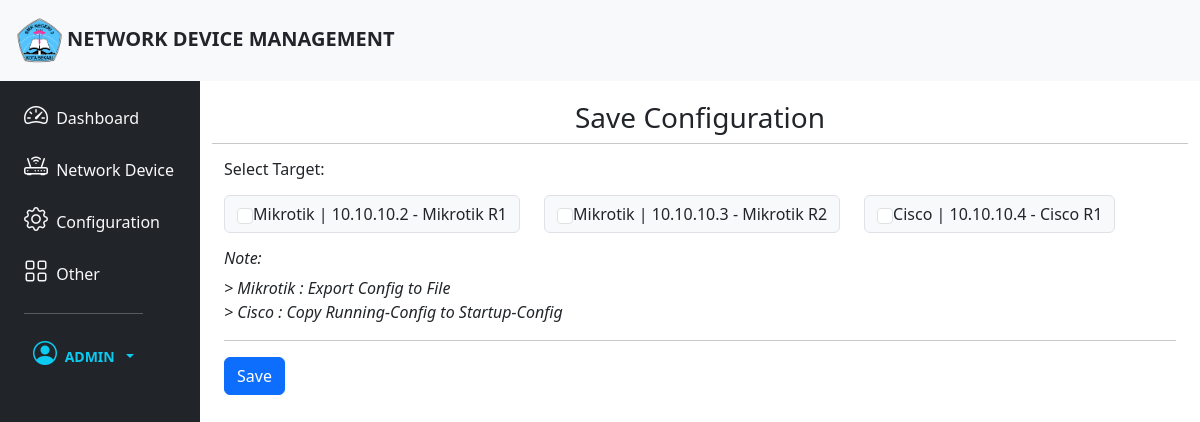
The page /saveconfig/ (signed in) on the database as committed earlier.
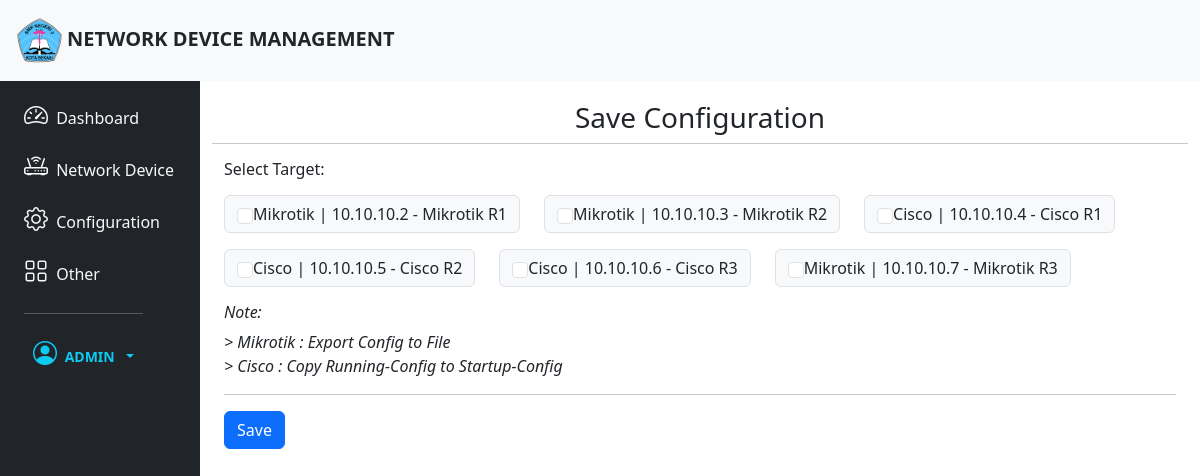
The same page on the database as committed later.
### NetworkManager/models.py (models this page shows, shortened)
class Device(models.Model):
    IP_address = models.CharField(max_length=255)
    hostname = models.CharField(max_length=255)
    username = models.CharField(max_length=255)
    password = models.CharField(max_length=255, blank=True)
    SSH_port = models.IntegerField(default=22)
    CHOOSE_VENDOR= (
        ('mikrotik', 'Mikrotik'),
        ('cisco', 'Cisco')
    )
    vendor = models.CharField(max_length=255, choices= CHOOSE_VENDOR, blank=True)
    TYPE_CHOICES = (
        ('router', 'Router'),
        ('switch', 'Switch')
    )
    device_type = models.CharField(max_length=255, choices=TYPE_CHOICES, blank=True)

### NetworkManager/views.py (the view)
# urls.py: path('saveconfig/',views.saveconfig, name = 'saveconfig')
@login_required
def saveconfig(request):
    timenow = datetime.today().strftime("%d-%m-%Y,%H:%M:%S")
    if request.method == 'POST':
        result = []
        selected_device_id = request.POST.getlist('device')
        for x in selected_device_id:
            dev = get_object_or_404(Device, pk=x)
            ssh_client = paramiko.SSHClient()
            ssh_client.set_missing_host_key_policy(paramiko.AutoAddPolicy())
            ssh_client.connect(hostname=dev.IP_address, username=dev.username, password=dev.password)
            try:
                if dev.vendor.lower() == 'mikrotik':
                    stdin, stdout, stderr = ssh_client.exec_command("export file= Backup-" + timenow)
                    stdin, stdout, stderr = ssh_client.exec_command("file print")
                    result.append("Result on {}".format(dev.IP_address))
                    result.append(stdout.read().decode())
                else:
                    conn = ssh_client.invoke_shell()
                    conn.send("terminal length 0\n")
                    result.append("Result on {}".format(dev.IP_address))
                    conn.send("copy running-config startup-config \n\n")
                    time.sleep(5)
                    output = conn.recv(65535)
                    result.append (output.decode())
                '''log = Log(target=dev.IP_address + " ( " +dev.hostname+" ) ", action="Verify", status="Success", time=datetime.now(), message="Complete - No Error")
                log.save()'''
            except Exception as Exc:
                '''log = Log(target=dev.IP_address + " ( " +dev.hostname+" ) " , action="Verify", status="Error", time=datetime.now(), message=Exc)
                log.save()'''
        result = "\n".join(result)
        return render(request,'verifyResult.html',{"result":result})
    else:
        devices = Device.objects.all()
        context = {
            'devices': devices,
        }
    return render(request, 'saveconfig.html', context)

### templates/saveconfig.html (shortened to what this page needs)
{% extends 'base.html' %}
{% block content %}
<div class="col py-1">
    <div class="container ">
        <div class="row">
            <h3 class="text-center mt-3">Save Configuration</h3>
            <hr>
            <h6 class="mb-3">Select Target:</h6>
            <form method="POST">
            <div class="row">
                {% for device in devices %}
                <div class="col-auto">
                    <div class="input-group mb-3">
                        <div class="input-group-prepend">
                            <div class="input-group-text text-capitalize">
                                <input class="form-check-input" type="checkbox" name="device" value="{{ device.id }}"> {{device.vendor}} | {{device.IP_address}} - {{device.hostname}}
                            </div>
                        </div>
                    </div>
                </div>
                {% endfor %}
            </div>
            <h6 class="fst-italic">Note:</h6>
            <i>> Mikrotik : Export Config to File</i><br>
            <i>> Cisco : Copy Running-Config to Startup-Config</i>
                <hr>
                <button type="submit" class="btn btn-primary">Save</button>
            </form>
        </div>
    </div>
</div>
{% endblock content %}

Rows that differ between the two databases and show on the page:
added Device: vendor "Cisco", IP_address "10.10.10.5", hostname "Cisco R2"
added Device: vendor "Cisco", IP_address "10.10.10.6", hostname "Cisco R3"
added Device: vendor "Mikrotik", IP_address "10.10.10.7", hostname "Mikrotik R3"
